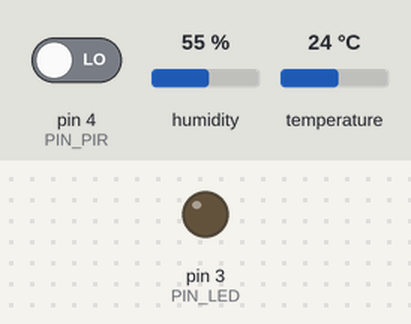
The sketch below on a simulated Arduino Mega 2560, built with avr-gcc and run on an emulated ATmega2560. Parts: output pins drawn as LEDs (lit = HIGH). Wiring (inferred from the names in the program): DHT11 sensor: data pin 2. The test bench sets the inputs (shaded band); at power-on: pin 4 (PIN_PIR) LOW, humidity 55 %, temperature 24 °C. Random numbers use the default seed unless the sketch sets one; what the sketch prints to the serial monitor is not drawn.

Above: at 1.05 s.
Timing chart, 0 to 6.3 s (numbered marks = the images above):
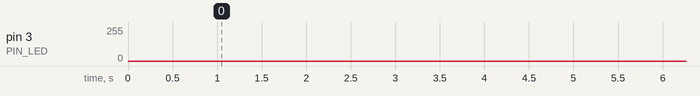

Measured:
- by itself, pin 3 (PIN_LED): 0/255 → 2/255 at 48.7 s, → 0/255 4.0 s later, → 2/255 2.0 s later, → 13/255 2.0 s later, … (37 changes in this stretch)

The sketch:

led_controller.ino
```cpp
/* Mega 2560 – CoolingNeed m/ PIR-invert + lesbar Serial + auto-simulering.
   Pinner:
     DHT11 DATA -> D2,  VCC->5V, GND->GND
     PIR OUT    -> D4,  VCC->5V, GND->GND
     LED        -> D3 via 220R til anode, katode -> GND
   Serial: 115200
*/

#include <Arduino.h>

// ---------- Konfig ----------
const int   PIN_DHT = 2;
const int   PIN_PIR = 4;
const int   PIN_LED = 3;

const bool  PIR_ACTIVE_HIGH = true;   // Sett til false hvis PIR er "omvendt"

const float T_COMFORT_C = 24.0;
const float T_MAX_C     = 30.0;
const float HUMID_BOOST_TH  = 60.0;
const float HUMID_BOOST_MAX = 15.0;   // maks +15%-poeng
const unsigned long PRESENCE_HOLD_MS = 5UL*60UL*1000UL; // 5 min
const unsigned long DHT_PERIOD_MS    = 2000;            // les hver 2s

#define PRINT_JSON 0                 // sett 1 hvis du også vil ha JSON-linje

// ---------- Tilstand ----------
float g_tempC = NAN, g_humP = NAN;
bool  simMode = false;
int   failCount = 0;
unsigned long lastDHT = 0;
unsigned long lastPresenceMs = 0;

// ---------- Hjelp ----------
static float clamp01(float x){ return x<0?0:(x>1?1:x); }

// ---------- Robust DHT11 uten bibliotek ----------
static bool dht11_read_once(float &hum, float &tc) {
  uint8_t b[5] = {0,0,0,0,0};

  pinMode(PIN_DHT, OUTPUT);
  digitalWrite(PIN_DHT, LOW); delay(20);          // start >18 ms
  digitalWrite(PIN_DHT, HIGH); delayMicroseconds(30);
  pinMode(PIN_DHT, INPUT_PULLUP);

  if (pulseIn(PIN_DHT, LOW, 1000)  == 0) return false;
  if (pulseIn(PIN_DHT, HIGH, 1000) == 0) return false;

  for (int i=0; i<40; i++) {
    if (pulseIn(PIN_DHT, LOW, 1000) == 0) return false;
    unsigned long hi = pulseIn(PIN_DHT, HIGH, 1000);
    if (hi == 0) return false;
    b[i/8] <<= 1;
    b[i/8] |= (hi > 50) ? 1 : 0;  // terskel ~50us
  }
  if ((uint8_t)(b[0]+b[1]+b[2]+b[3]) != b[4]) return false;

  hum = b[0];     // DHT11: heltall
  tc  = b[2];
  return true;
}
static bool dht11_read(float &hum, float &tc) {
  for (int tries=0; tries<5; ++tries) {
    if (dht11_read_once(hum, tc)) return true;
    delay(50);
  }
  return false;
}

// ---------- Setup ----------
void setup() {
  Serial.begin(115200);
  delay(1000);
  pinMode(PIN_PIR, INPUT);
  pinMode(PIN_LED, OUTPUT);
  randomSeed(analogRead(A0));     // for simulering

  Serial.println(F("=== CoolingNeed demo (PIR + DHT11 w/ auto-sim) ==="));
  Serial.println(F("[t]   Temp   Hum  Presence  Hold(s)  Base  +Hum  => Effective   Mode   Gauge"));
  Serial.println(F("-------------------------------------------------------------------------------"));
}

// ---------- Loop ----------
void loop() {
  // --- PIR med 'hold' og evt. invert ---
  int pirRaw = digitalRead(PIN_PIR);
  bool motion = PIR_ACTIVE_HIGH ? (pirRaw==HIGH) : (pirRaw==LOW);
  if (motion) lastPresenceMs = millis();

  unsigned long since = millis() - lastPresenceMs;
  bool  presence = (since < PRESENCE_HOLD_MS);
  float holdSec  = presence ? (float)(PRESENCE_HOLD_MS - since)/1000.0 : 0.0;

  // --- DHT eller simulering (hvert 2. sekund) ---
  if (millis() - lastDHT >= DHT_PERIOD_MS) {
    lastDHT = millis();
    float h, t;
    bool ok = dht11_read(h, t);

    if (ok) {
      g_tempC = t; g_humP = h;
      failCount = 0;
      simMode = false;
    } else {
      failCount++;
      if (failCount >= 8) simMode = true;

      if (simMode) {
        static float simT = 23.5, simH = 42.0;
        float driftT = (random(-4, 5)) * 0.05;      // -0.20 .. +0.20
        float driftH = (random(-3, 4)) * 0.5;       // -1.5 .. +1.5
        simT += driftT + (presence ? 0.05 : -0.03); // litt høyere når "folk i rommet"
        simH += driftH;
        if (simT < 20) simT = 20; if (simT > 33) simT = 33;
        if (simH < 30) simH = 30; if (simH > 85) simH = 85;
        g_tempC = simT; g_humP = simH;
      }
    }
  }

  // --- CoolingNeed ---
  float baseNeed = 0.0;
  if (isfinite(g_tempC)) {
    if (g_tempC <= T_COMFORT_C) baseNeed = 0.0;
    else if (g_tempC >= T_MAX_C) baseNeed = 100.0;
    else baseNeed = 100.0f * (g_tempC - T_COMFORT_C) / (T_MAX_C - T_COMFORT_C);
  }

  float humidAdj = 0.0;
  if (isfinite(g_humP) && g_humP > HUMID_BOOST_TH) {
    humidAdj = HUMID_BOOST_MAX * clamp01((g_humP - HUMID_BOOST_TH)/40.0f);
  }

  float needWithHum   = clamp01((baseNeed + humidAdj)/100.0f) * 100.0f;
  float effectiveNeed = presence ? needWithHum : (needWithHum * 0.5f);

  // LED = visuell indikator
  int pwm = (int)(clamp01(effectiveNeed/100.0f) * 255.0f + 0.5f);
  analogWrite(PIN_LED, pwm);

  // --- Lesbar utskrift 1x/s (med header + bargraf) ---
  static unsigned long t0 = 0;
  static int lineCount = 0;
  if (millis() - t0 >= 1000) {
    t0 = millis();
    unsigned long ts = millis()/1000;

    if (lineCount % 10 == 0) {
      Serial.println();
      Serial.println(F("[t]   Temp   Hum  Presence  Hold(s)  Base  +Hum  => Effective   Mode   Gauge"));
      Serial.println(F("-------------------------------------------------------------------------------"));
    }
    lineCount++;

    String tempStr = isfinite(g_tempC) ? String(g_tempC,1)+"C" : "NaN";
    String humStr  = isfinite(g_humP)  ? String((int)g_humP)+"%" : "NaN";

    Serial.print("["); Serial.print(ts); Serial.print("s]  ");
    Serial.print(tempStr); Serial.print("  ");
    Serial.print(humStr);  Serial.print("   ");
    Serial.print(presence ? "YES" : "NO "); Serial.print("       ");
    Serial.print((int)holdSec); Serial.print("      ");
    Serial.print((int)(baseNeed+0.5)); Serial.print("%   ");
    Serial.print((int)(humidAdj+0.5)); Serial.print("%   ");
    Serial.print("=> "); Serial.print((int)(effectiveNeed+0.5)); Serial.print("%    ");
    Serial.print(simMode ? "SIM  " : "REAL ");

    // ASCII-bargraf 0..20 tegn
    int bars = (int)(clamp01(effectiveNeed/100.0f)*20);
    Serial.print("  [");
    for (int i=0;i<20;i++) Serial.print(i<bars ? '#' : '-');
    Serial.println("]");

#if PRINT_JSON
    Serial.print("{\"t\":"); Serial.print(ts);
    Serial.print(",\"tempC\":");   if (isfinite(g_tempC)) Serial.print(g_tempC,1); else Serial.print("null");
    Serial.print(",\"hum\":");     if (isfinite(g_humP))  Serial.print(g_humP,0);  else Serial.print("null");
    Serial.print(",\"presence\":"); Serial.print(presence?1:0);
    Serial.print(",\"base\":");     Serial.print((int)(baseNeed+0.5));
    Serial.print(",\"humAdj\":");   Serial.print((int)(humidAdj+0.5));
    Serial.print(",\"need\":");     Serial.print((int)(effectiveNeed+0.5));
    Serial.print(",\"sim\":");      Serial.print(simMode?1:0);
    Serial.println("}");
#endif
  }

  delay(20);
}
```
